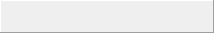
<?xml version="1.0" encoding="UTF-8"?>
<ui version="4.0">
 <author>Dmitry Baryshev</author>
 <class>BooksAndChapters</class>
 <widget class="QFrame" name="BooksAndChapters">
  <property name="geometry">
   <rect>
    <x>0</x>
    <y>0</y>
    <width>214</width>
    <height>33</height>
   </rect>
  </property>
  <property name="frameShape">
   <enum>QFrame::Panel</enum>
  </property>
  <property name="frameShadow">
   <enum>QFrame::Raised</enum>
  </property>
  <layout class="QGridLayout" name="gridLayout">
   <property name="leftMargin">
    <number>3</number>
   </property>
   <property name="topMargin">
    <number>6</number>
   </property>
   <property name="rightMargin">
    <number>3</number>
   </property>
   <property name="bottomMargin">
    <number>6</number>
   </property>
   <item row="0" column="0">
    <widget class="ChapterLabel" name="chapter">
     <property name="font">
      <font>
       <weight>75</weight>
       <bold>true</bold>
      </font>
     </property>
    </widget>
   </item>
  </layout>
 </widget>
 <customwidgets>
  <customwidget>
   <class>ChapterLabel</class>
   <extends>QLabel</extends>
   <header>chapterlabel.h</header>
  </customwidget>
 </customwidgets>
 <resources/>
 <connections/>
 <slots>
  <slot>slotAddBook()</slot>
  <slot>slotAddChapter()</slot>
  <slot>slotDelete()</slot>
 </slots>
</ui>
